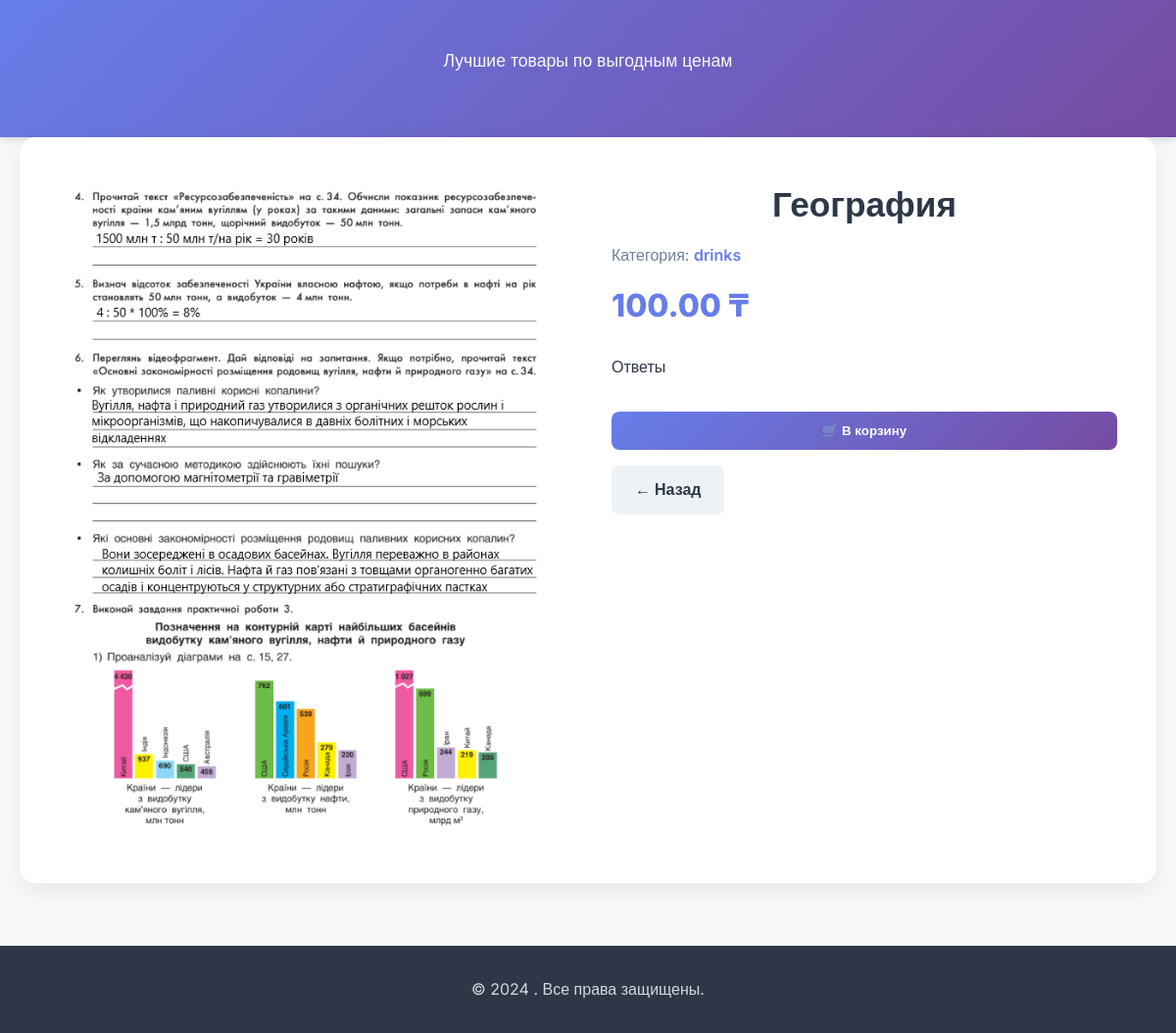
Page /detailpage/3 on the committed database.
### shop/models.py (models this page shows, shortened)
class Products(models.Model):
    name = models.CharField(max_length=30)
    categories = models.ForeignKey(Categories, on_delete=models.CASCADE)
    slug = models.SlugField()
    description = models.TextField()
    price = models.DecimalField(max_digits=6, decimal_places=2)
    image = models.ImageField(upload_to="media")

class Categories(models.Model):
    name = models.CharField(max_length=30)
    slug = models.SlugField()

### shop/views.py (the view)
# urls.py: path('detailpage/<int:number>', pagedetail, name = "detail"),
def pagedetail(request, number):
    product1 = Products.objects.all()
    if number > len(product1):
        return render(request, "detailPageFail.html")
    else:
        product = Products.objects.get(id=number)
        return render(request, "detailPage.html", context = {"number": number, "product": product})

### shop/templates/detailPage.html (shortened to what this page needs)
{% extends "base.html" %}
{% block content %}
<section class="products-section">
    <div class="container">
        <div class="detail-wrapper">
            <div class="detail-image">
                <img src="{{ product.image.url }}">
            </div>
            <div class="detail-info">
                <h1 class="detail-title">{{ product.name }}</h1>
                <p class="detail-category">
                    Категория: <span>{{ product.categories.name }}</span>
                </p>
                <p class="detail-price">{{ product.price }} ₸</p>
                <p class="detail-description">{{ product.description }}</p>
                <div class="detail-actions">
                    <button class="product-btn">🛒 В корзину</button>
                    <a href="/" class="back-btn">← Назад</a>
                </div>
            </div>
        </div>
    </div>
</section>
{% endblock %}

### shop/templates/base.html (style rules this page uses)
* { margin: 0; padding: 0; box-sizing: border-box; }
body { font-family: 'Inter', sans-serif; background: #f8f9fa; color: #2d3748; line-height: 1.6; }
.container { max-width: 1200px; margin: 0 auto; padding: 0 20px; }
h1 { font-size: 2.5rem; font-weight: 700; margin-bottom: 1rem; text-align: center; }
.product-btn { width: 100%; padding: 0.75rem; background: linear-gradient(135deg, #667eea 0%, #764ba2 100%); color: white; border: none; border-radius: 8px; font-weight: 600; cursor: pointer; transition: all 0.3s; }
.detail-wrapper { display: grid; grid-template-columns: 1fr 1fr; gap: 3rem; background: white; border-radius: 16px; padding: 2.5rem; box-shadow: 0 8px 24px rgba(0,0,0,0.08); }
.detail-image img { width: 100%; border-radius: 12px; }
.detail-title { font-size: 2.2rem; font-weight: 700; margin-bottom: 0.75rem; }
.detail-category { color: #718096; margin-bottom: 0.75rem; }
.detail-category span { color: #667eea; font-weight: 600; }
.detail-price { font-size: 2rem; font-weight: 800; color: #667eea; margin-bottom: 1.5rem; }
.detail-description { line-height: 1.7; margin-bottom: 2rem; }
.detail-actions { display: flex; gap: 1rem; flex-wrap: wrap; }
.back-btn { padding: 0.75rem 1.5rem; border-radius: 8px; background: #edf2f7; text-decoration: none; color: #2d3748; font-weight: 600; }
.product-btn { margin-top: auto; }

### rows in the picture
Products: image (picture), name "География", categories.name "drinks", price "100.00", description "Ответы"
